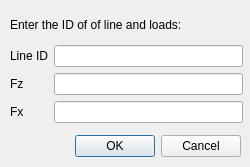
<?xml version="1.0" encoding="UTF-8"?>
<ui version="4.0">
 <class>AddLineLoadDialog</class>
 <widget class="QDialog" name="AddLineLoadDialog">
  <property name="geometry">
   <rect>
    <x>0</x>
    <y>0</y>
    <width>250</width>
    <height>167</height>
   </rect>
  </property>
  <property name="windowTitle">
   <string>Add Line Load</string>
  </property>
  <widget class="QDialogButtonBox" name="buttonBox">
   <property name="geometry">
    <rect>
     <x>70</x>
     <y>130</y>
     <width>171</width>
     <height>32</height>
    </rect>
   </property>
   <property name="orientation">
    <enum>Qt::Horizontal</enum>
   </property>
   <property name="standardButtons">
    <set>QDialogButtonBox::Cancel|QDialogButtonBox::Ok</set>
   </property>
  </widget>
  <widget class="QWidget" name="verticalLayoutWidget">
   <property name="geometry">
    <rect>
     <x>10</x>
     <y>10</y>
     <width>233</width>
     <height>113</height>
    </rect>
   </property>
   <layout class="QVBoxLayout" name="verticalLayout">
    <item>
     <widget class="QLabel" name="label_3">
      <property name="text">
       <string>Enter the ID of of line and loads:</string>
      </property>
     </widget>
    </item>
    <item>
     <layout class="QGridLayout" name="gridLayout">
      <item row="1" column="0">
       <widget class="QLabel" name="label_2">
        <property name="text">
         <string>Fz</string>
        </property>
       </widget>
      </item>
      <item row="0" column="0">
       <widget class="QLabel" name="label">
        <property name="text">
         <string>Line ID</string>
        </property>
       </widget>
      </item>
      <item row="1" column="1">
       <widget class="QLineEdit" name="lineFzLineEdit">
        <property name="text">
         <string/>
        </property>
       </widget>
      </item>
      <item row="0" column="1">
       <widget class="QLineEdit" name="lineIdLoadLineEdit">
        <property name="text">
         <string/>
        </property>
       </widget>
      </item>
      <item row="2" column="1">
       <widget class="QLineEdit" name="lineFxLineEdit"/>
      </item>
      <item row="2" column="0">
       <widget class="QLabel" name="label_4">
        <property name="text">
         <string>Fx</string>
        </property>
       </widget>
      </item>
     </layout>
    </item>
   </layout>
  </widget>
 </widget>
 <resources/>
 <connections>
  <connection>
   <sender>buttonBox</sender>
   <signal>accepted()</signal>
   <receiver>AddLineLoadDialog</receiver>
   <slot>accept()</slot>
   <hints>
    <hint type="sourcelabel">
     <x>248</x>
     <y>254</y>
    </hint>
    <hint type="destinationlabel">
     <x>157</x>
     <y>274</y>
    </hint>
   </hints>
  </connection>
  <connection>
   <sender>buttonBox</sender>
   <signal>rejected()</signal>
   <receiver>AddLineLoadDialog</receiver>
   <slot>reject()</slot>
   <hints>
    <hint type="sourcelabel">
     <x>316</x>
     <y>260</y>
    </hint>
    <hint type="destinationlabel">
     <x>286</x>
     <y>274</y>
    </hint>
   </hints>
  </connection>
 </connections>
</ui>
